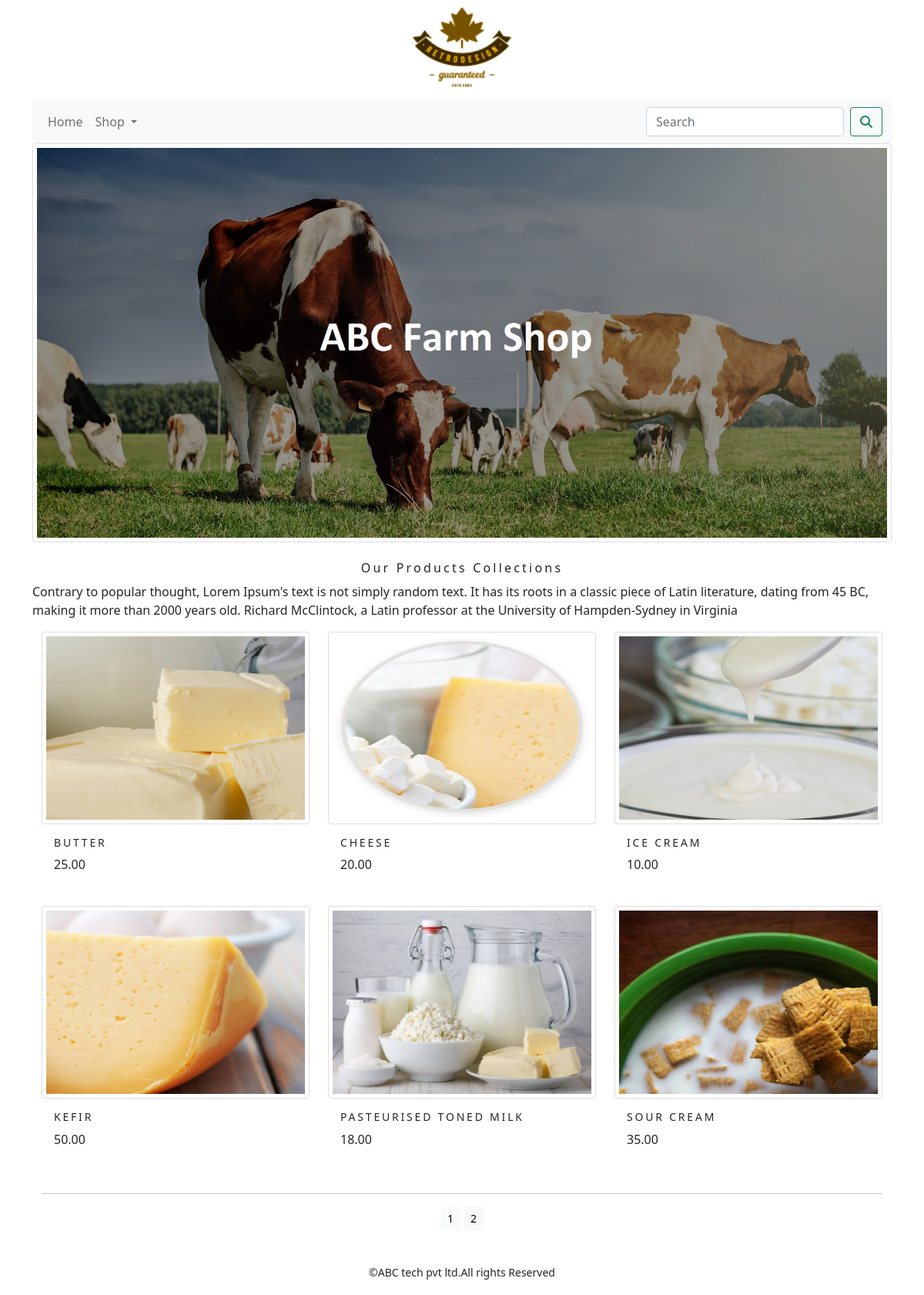
The app's page /shop/ with its own data.
### shop/models.py (models this page shows, shortened)
class Product(models.Model):
    name = models.CharField(max_length=250, unique=True)
    slug = models.SlugField(max_length=250, unique=True)
    description = models.TextField(blank=True)
    price = models.DecimalField(max_digits=10, decimal_places=2)
    category = models.ForeignKey(Category, on_delete=models.CASCADE)
    image = models.ImageField(upload_to='product', blank=True)
    stock = models.IntegerField()
    available = models.BooleanField(default=True)
    created = models.DateTimeField(auto_now_add=True)
    updated = models.DateTimeField(auto_now=True)
    class Meta:
        ordering = ('name',)
        verbose_name = 'product'
        verbose_name_plural = 'products'
    def get_url(self):
        return reverse('shop:prodCatdetail',args=[self.category.slug,self.slug])

### shop/views.py (the view)
# urls.py: path('',views.allProdCat,name="allProdCat"),
def allProdCat(request,c_slug=None):
    c_page=None
    products_list=None
    if c_slug!=None:
        c_page=get_object_or_404(Category,slug=c_slug)
        products_list=Product.objects.all().filter(category=c_page,available=True)
    else:
        products_list=Product.objects.all().filter(available=True)
    paginator=Paginator(products_list,6)
    try:
        page=int(request.GET.get('page','1'))
    except:
        page=1
    try:
        products=paginator.page(page)
    except (EmptyPage,InvalidPage):
        products=paginator.page(paginator.num_pages)
    return render(request,'category.html',{'category':c_page,'products':products})

### cart/context_processors.py (called while the page is built)
def counter(request):
    item_count=0
    if 'admin' in request.path:
        return {}
    else:
        try:
            cart=Cart.objects.filter(cart_id=_cart_id(request))
            cart_items=CartItem.objects.all().filter(cart=cart[:1])
            for cart_item in cart_items:
                item_count += cart_item.quantity
        except Cart.DoesNotExist:
            item_count=0
    return dict(item_count=item_count)

### cart/views.py (called while the page is built)
def _cart_id(request):
    cart = request.session.session_key
    if not cart:
        cart = request.session.create()
    return cart

### shop/context_processor.py (called while the page is built)
def menu_links(request):
    links = Category.objects.all()
    return dict(links=links)

### shop/models.py (called while the page is built)
    def get_url(self):
        return reverse('shop:products_by_category',args=[self.slug])

### templates/category.html (shortened to what this page needs)
{% extends 'base.html'%}
{% load static %}
{% block content %}
    <div class="mx_auto">
        {% if category %}
            <img class="my_image_padding" src="{{category.image.url}}" alt="{{category.name}}">
    </div>
    <br>
    <div>
        <h1 class="text-center my_title">{{category.name}}</h1>
        <p class="text-justify">{{category.description}}</p>
    </div>
          {% else %}
            <div>
            <img class="my_image_padding" src="{% static 'img/banner.jpg'%}" alt="Our Products" width="1250px;">
            </div>
            <br>
           <div>
               <h1 class="text-center my_title">Our Products Collections</h1>
               <p class="text-justify"> Contrary to popular thought, Lorem Ipsum's text is not simply random text. It has its roots in a classic piece of Latin literature, dating from 45 BC, making it more than 2000 years old. Richard McClintock, a Latin professor at the University of Hampden-Sydney in Virginia</p>
           </div>
         {% endif %}
    <div class="container">
        <div class="row mx_auto">
            {% for product in products.object_list %}
            <div class="my_bottom_margin col-9 col-sm-12 col-md-4  col-lg-4">
                <div class="cardtext-center" style="min-width:18rem">
                    <a href="{{product.get_url}}"><img class="card-img-top my_image" src="{{product.image.url}}" alt="{{product.name}}"></a>
                <div class="card-body">
                <h4>{{product.name}}</h4>
                <p>{{product.price}}</p>
                </div>
            </div>
            </div>
            {% endfor %}
        </div>
        <div class="mx-auto">
            {% if products.paginator.num_pages > 1 %}
            <hr>
            <div class="text-center">
                {% for pg in products.paginator.page_range %}
                    <a href="?page={{pg}}" class="btn btn-light btn-sm {% if products.number == pg %} active {% endif %}">{{pg}}</a>
                {% endfor %}
            </div>
            {% endif %}
        </div>
        <br>
    </div>
{% endblock %}

### templates/base.html (shortened to what this page needs)
{% load static %}
<!DOCTYPE html>
<html lang="en">
<head>
    <link rel="stylesheet" href="{% static 'css/custom.css' %}">
    <link href="{% static 'css/bootstrap.min.css'%}" rel="stylesheet" >
</head>
<body>
<div class="container">
    {% include 'header.html' %}
    {% include 'nav.html' %}
    {% block content %}
    {% endblock %}
</div>
{% include 'footer.html' %}
</body>
</html>

### templates/header.html
{% load static %}
<header>
    <center>
       <a href="{% url 'shop:allProdCat' %}" ><img src="{% static 'img/logo1.png'%}" alt="logoimage" width="130px;" height="130px;">
    </center>
</header>

### templates/nav.html (shortened to what this page needs)
<nav class="navbar navbar-expand-lg navbar-light bg-light">
    <div class="container-fluid">
        <div class="collapse navbar-collapse" id="navbarSupportedContent">
            <ul class="navbar-nav me-auto mb-2 mb-lg-0">
                <li class="nav-item">
                    <a class="nav-link" href="#">Home</a>
                </li>
                <li class="nav-item dropdown {% if 'shop' in request.path %} active {% endif %}">
                    <a class="nav-link dropdown-toggle" href="#" id="navbarDropdown" role="button" data-bs-toggle="dropdown" aria-expanded="false">
                        Shop
                    </a>
                </li>
            </ul>
            <form class="d-flex" action="{% url 'search_app:SearchResult' %}" method="get">
                <input class="form-control me-2" type="search" placeholder="Search" name="q" aria-label="Search">
                <button class="btn btn-outline-success" type="submit"><i class="fa fa-search" ></i></button>
            </form>
        </div>
    </div>
</nav>

### templates/footer.html
<div class="footer navbar-fixed-bottom my_footer">
    <p class="text-center"> &copy;ABC tech pvt ltd.All rights Reserved</p>
</div>

### static/css/custom.css (style rules this page uses)
body { font-family: 'Roboto', sans-serif; }
.my_footer { background-color:#8#9#a; height:60px; }
.my_footer p { padding-top:20px; font-size:14px; }
.my_image { border:1px solid #ddd; border-radius:4px; padding:5px; width:400px; height:250px; }
.my_title { font-size:16px; text_transform:uppercase; letter-spacing: .2em; }
.my_image_padding { border:1px solid #ddd; border-radius:4px; width:100%; height:auto; padding:5px; }
.my_bottom_margin { margin-bottom: 10px; }
.card-body h4 { font-size:14px; text_transform:uppercase; letter-spacing: .2em; }

### records on screen
Product: image (picture), name "BUTTER", price "25.00"
Product: image (picture), name "CHEESE", price "20.00"
Product: image (picture), name "ICE CREAM", price "10.00"
Product: image (picture), name "KEFIR", price "50.00"
Product: image (picture), name "PASTEURISED TONED MILK", price "18.00"
Product: image (picture), name "SOUR CREAM", price "35.00"

### other values on screen
{{ pg }} "1" "2"
